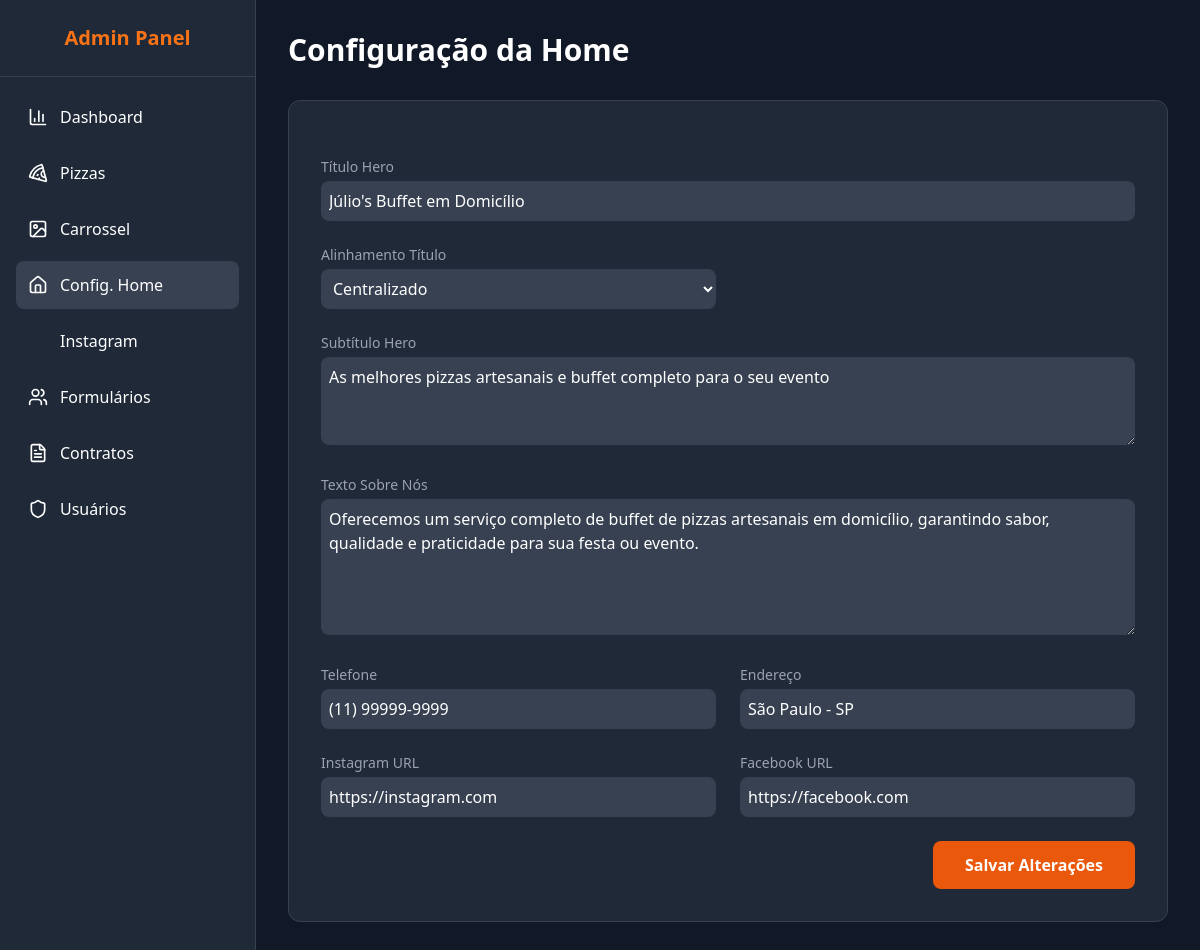
Screenshot of /admin/home_config.php (signed in) with the database file from the repository.
### tables this page shows
CREATE TABLE IF NOT EXISTS home_config (
    id VARCHAR(36) PRIMARY KEY,
    titulo_hero VARCHAR(255) NOT NULL,
    subtitulo_hero TEXT NOT NULL,
    align_titulo_hero VARCHAR(50) DEFAULT 'center',
    align_subtitulo_hero VARCHAR(50) DEFAULT 'center',
    texto_sobre TEXT,
    nome_empresa VARCHAR(255),
    telefone VARCHAR(20),
    endereco TEXT,
    instagram_url TEXT,
    facebook_url TEXT,
    visivel_titulo_hero BOOLEAN DEFAULT TRUE,
    visivel_subtitulo_hero BOOLEAN DEFAULT TRUE,
    visivel_sobre BOOLEAN DEFAULT TRUE,
    visivel_nome_empresa BOOLEAN DEFAULT TRUE,
    visivel_telefone BOOLEAN DEFAULT TRUE,
    visivel_endereco BOOLEAN DEFAULT TRUE,
    visivel_instagram BOOLEAN DEFAULT TRUE,
    visivel_facebook BOOLEAN DEFAULT TRUE,
    atualizado_por VARCHAR(36),
    updated_at TIMESTAMP DEFAULT CURRENT_TIMESTAMP ON UPDATE CURRENT_TIMESTAMP,
    FOREIGN KEY (atualizado_por) REFERENCES usuarios(id)
);

### admin/home_config.php (the view, shortened to what this page needs)
<?php
require_once '../includes/db.php';
$stmt = $pdo->query("SELECT * FROM home_config LIMIT 1");
$config = $stmt->fetch();
?>
<!DOCTYPE html>
<html lang="pt-br">
<head>
    <script src="https://cdn.tailwindcss.com"></script>
</head>
<body class="bg-gray-900 text-white min-h-screen flex">
    <aside class="w-64 bg-gray-800 border-r border-gray-700 hidden md:flex flex-col">
        <div class="p-6 border-b border-gray-700 text-center"><h1 class="text-xl font-bold text-orange-500">Admin Panel</h1></div>
        <nav class="flex-1 p-4 space-y-2">
            <a href="index.php" class="flex items-center space-x-3 p-3 rounded-lg hover:bg-gray-700 transition-colors"><i data-lucide="bar-chart-3" class="w-5 h-5"></i><span>Dashboard</span></a>
            <a href="pizzas.php" class="flex items-center space-x-3 p-3 rounded-lg hover:bg-gray-700 transition-colors"><i data-lucide="pizza" class="w-5 h-5"></i><span>Pizzas</span></a>
            <a href="carousel.php" class="flex items-center space-x-3 p-3 rounded-lg hover:bg-gray-700 transition-colors"><i data-lucide="image" class="w-5 h-5"></i><span>Carrossel</span></a>
            <a href="home_config.php" class="flex items-center space-x-3 p-3 rounded-lg hover:bg-gray-700 transition-colors bg-gray-700"><i data-lucide="home" class="w-5 h-5"></i><span>Config. Home</span></a>
            <a href="instagram.php" class="flex items-center space-x-3 p-3 rounded-lg hover:bg-gray-700 transition-colors"><i data-lucide="instagram" class="w-5 h-5"></i><span>Instagram</span></a>
            <a href="formularios.php" class="flex items-center space-x-3 p-3 rounded-lg hover:bg-gray-700 transition-colors"><i data-lucide="users" class="w-5 h-5"></i><span>Formulários</span></a>
            <a href="contratos.php" class="flex items-center space-x-3 p-3 rounded-lg hover:bg-gray-700 transition-colors"><i data-lucide="file-text" class="w-5 h-5"></i><span>Contratos</span></a>
            <a href="users.php" class="flex items-center space-x-3 p-3 rounded-lg hover:bg-gray-700 transition-colors"><i data-lucide="shield" class="w-5 h-5"></i><span>Usuários</span></a>
        </nav>
    </aside>
    <main class="flex-1 p-8 overflow-y-auto">
        <h2 class="text-3xl font-bold mb-8">Configuração da Home</h2>
        <form action="home_config.php" method="POST" class="bg-gray-800 border border-gray-700 rounded-xl p-8 space-y-6 max-w-4xl">
            <div class="grid grid-cols-1 md:grid-cols-2 gap-6">
                <div class="col-span-2">
                    <label class="block text-sm text-gray-400 mb-1">Título Hero</label>
                    <input type="text" name="titulo_hero" value="<?php echo htmlspecialchars($config['titulo_hero'] ?? ''); ?>" class="w-full bg-gray-700 border-gray-600 rounded-lg p-2 text-white">
                </div>
                <div>
                    <label class="block text-sm text-gray-400 mb-1">Alinhamento Título</label>
                    <select name="align_titulo_hero" class="w-full bg-gray-700 border-gray-600 rounded-lg p-2 text-white">
                        <option value="center" <?php echo ($config['align_titulo_hero'] ?? '') == 'center' ? 'selected' : ''; ?>>Centralizado</option>
                    </select>
                </div>
                <div class="col-span-2">
                    <label class="block text-sm text-gray-400 mb-1">Subtítulo Hero</label>
                    <textarea name="subtitulo_hero" rows="3" class="w-full bg-gray-700 border-gray-600 rounded-lg p-2 text-white"><?php echo htmlspecialchars($config['subtitulo_hero'] ?? ''); ?></textarea>
                </div>
                <div class="col-span-2">
                    <label class="block text-sm text-gray-400 mb-1">Texto Sobre Nós</label>
                    <textarea name="texto_sobre" rows="5" class="w-full bg-gray-700 border-gray-600 rounded-lg p-2 text-white"><?php echo htmlspecialchars($config['texto_sobre'] ?? ''); ?></textarea>
                </div>
                <div>
                    <label class="block text-sm text-gray-400 mb-1">Telefone</label>
                    <input type="text" name="telefone" value="<?php echo htmlspecialchars($config['telefone'] ?? ''); ?>" class="w-full bg-gray-700 border-gray-600 rounded-lg p-2 text-white">
                </div>
                <div>
                    <label class="block text-sm text-gray-400 mb-1">Endereço</label>
                    <input type="text" name="endereco" value="<?php echo htmlspecialchars($config['endereco'] ?? ''); ?>" class="w-full bg-gray-700 border-gray-600 rounded-lg p-2 text-white">
                </div>
                <div>
                    <label class="block text-sm text-gray-400 mb-1">Instagram URL</label>
                    <input type="text" name="instagram_url" value="<?php echo htmlspecialchars($config['instagram_url'] ?? ''); ?>" class="w-full bg-gray-700 border-gray-600 rounded-lg p-2 text-white">
                </div>
                <div>
                    <label class="block text-sm text-gray-400 mb-1">Facebook URL</label>
                    <input type="text" name="facebook_url" value="<?php echo htmlspecialchars($config['facebook_url'] ?? ''); ?>" class="w-full bg-gray-700 border-gray-600 rounded-lg p-2 text-white">
                </div>
            </div>
            <div class="flex justify-end"><button type="submit" class="bg-orange-600 hover:bg-orange-700 px-8 py-3 rounded-lg font-bold">Salvar Alterações</button></div>
        </form>
    </main>
</body>
</html>

### rows the page displays
home_config: titulo_hero "Júlio's Buffet em Domicílio", align_titulo_hero "Centralizado", subtitulo_hero "As melhores pizzas artesanais e buffet completo para o seu evento", texto_sobre "Oferecemos um serviço completo de buffet de pizzas artesanais em domicílio, garantindo sabor, qualidade e praticidade para sua festa ou evento.", telefone "(11) 99999-9999", endereco "São Paulo - SP", instagram_url "https://instagram.com", facebook_url "https://facebook.com"
